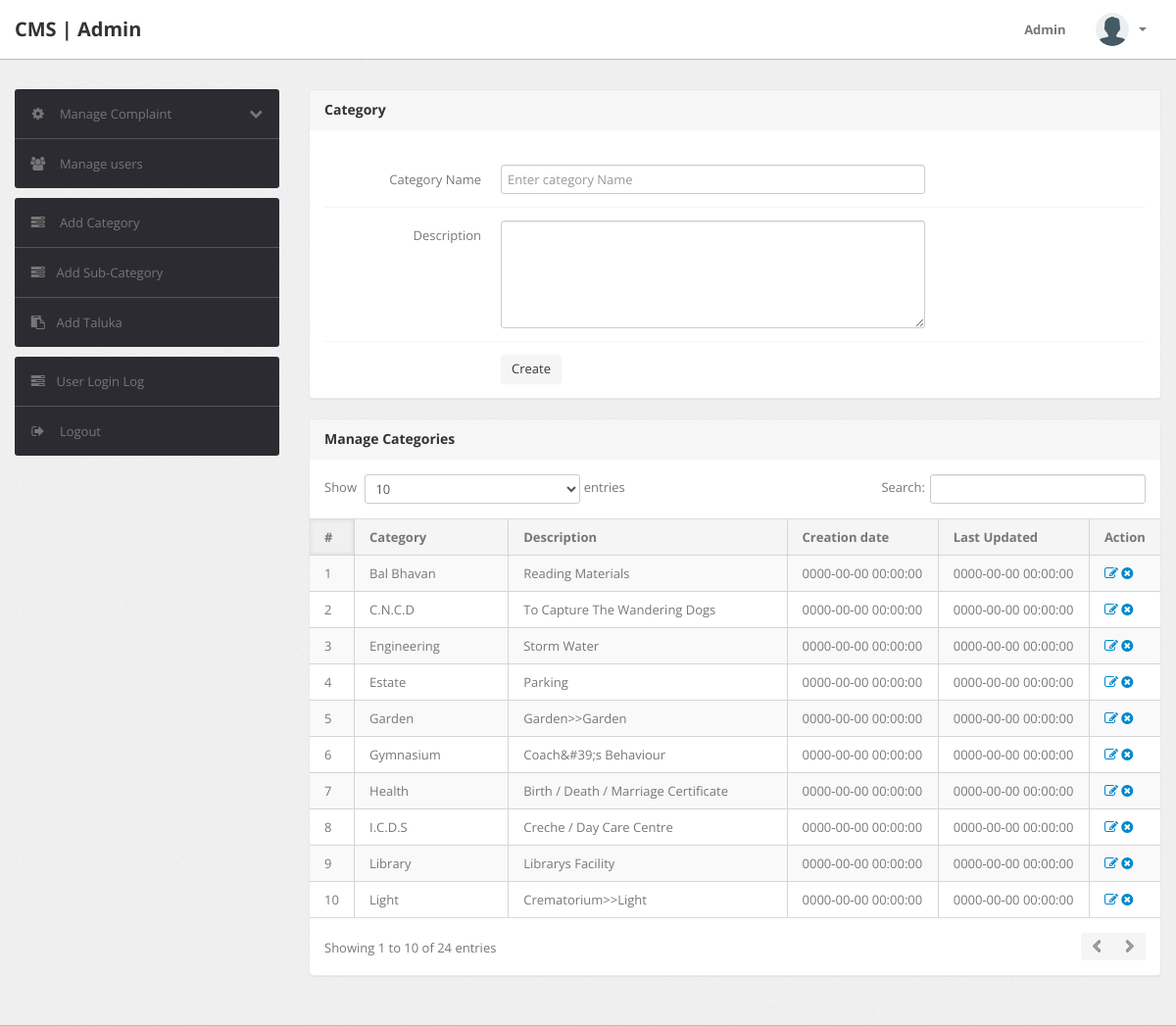
The app's page /admin/category.php (signed in) with its own data.
### tables this page shows
CREATE TABLE `category` (
  `id` int(11) NOT NULL,
  `categoryName` varchar(255) DEFAULT NULL,
  `categoryDescription` longtext DEFAULT NULL,
  `creationDate` timestamp NULL DEFAULT current_timestamp(),
  `updationDate` timestamp NULL DEFAULT NULL ON UPDATE current_timestamp()
);

### admin/category.php (the view, shortened to what this page needs)
<?php
include('include/config.php');
if (strlen($_SESSION['alogin']) == 0) {
	header('location:index.php');
} else {
	?>
	<!DOCTYPE html>
	<html lang="en">
	<head>
		<link type="text/css" href="bootstrap/css/bootstrap.min.css" rel="stylesheet">
		<link type="text/css" href="bootstrap/css/bootstrap-responsive.min.css" rel="stylesheet">
		<link type="text/css" href="css/theme.css" rel="stylesheet">
		<link type="text/css" href="images/icons/css/font-awesome.css" rel="stylesheet">
	</head>
	<body>
		<?php include('include/header.php'); ?>
		<div class="wrapper">
			<div class="container">
				<div class="row">
					<?php include('include/sidebar.php'); ?>
					<div class="span9">
						<div class="content">
							<div class="module">
								<div class="module-head">
									<h3>Category</h3>
								</div>
								<div class="module-body">
									<br />
									<form class="form-horizontal row-fluid" name="Category" method="post">
										<div class="control-group">
											<label class="control-label" for="basicinput">Category Name</label>
											<div class="controls">
												<input type="text" placeholder="Enter category Name" name="category"
													class="span8 tip" required>
											</div>
										</div>
										<div class="control-group">
											<label class="control-label" for="basicinput">Description</label>
											<div class="controls">
												<textarea class="span8" name="description" rows="5"></textarea>
											</div>
										</div>
										<div class="control-group">
											<div class="controls">
												<button type="submit" name="submit" class="btn">Create</button>
											</div>
										</div>
									</form>
								</div>
							</div>
							<div class="module">
								<div class="module-head">
									<h3>Manage Categories</h3>
								</div>
								<div class="module-body table">
									<table cellpadding="0" cellspacing="0" border="0"
										class="datatable-1 table table-bordered table-striped	 display" width="100%">
										<thead>
											<tr>
												<th>#</th>
												<th>Category</th>
												<th>Description</th>
												<th>Creation date</th>
												<th>Last Updated</th>
												<th>Action</th>
											</tr>
										</thead>
										<tbody>
											<?php $query = mysqli_query($con, "select * from category");
											$cnt = 1;
											while ($row = mysqli_fetch_array($query)) {
												?>
												<tr>
													<td>
														<?php echo htmlentities($cnt); ?>
													</td>
													<td>
														<?php echo htmlentities($row['categoryName']); ?>
													</td>
													<td>
														<?php echo htmlentities($row['categoryDescription']); ?>
													</td>
													<td>
														<?php echo htmlentities($row['creationDate']); ?>
													</td>
													<td>
														<?php echo htmlentities($row['updationDate']); ?>
													</td>
													<td>
														<a href="edit-category.php?id=<?php echo $row['id'] ?>"><i
																class="icon-edit"></i></a>
														<a href="category.php?id=<?php echo $row['id'] ?>&del=delete"
															onClick="return confirm('Are you sure you want to delete?')"><i
																class="icon-remove-sign"></i></a>
													</td>
												</tr>
												<?php $cnt = $cnt + 1;
											} ?>
									</table>
								</div>
							</div>
						</div>
					</div>
				</div>
			</div>
		</div>
	</body>
<?php } ?>

### admin/include/header.php (shortened to what this page needs)
<div class="navbar navbar-fixed-top">
		<div class="navbar-inner">
			<div class="container">
			  	<a class="brand" href="index.html">
			  		CMS | Admin
			  	</a>
				<div class="nav-collapse collapse navbar-inverse-collapse">
					<ul class="nav pull-right">
						<li><a href="#">
							Admin
						</a></li>
						<li class="nav-user dropdown">
							<a href="#" class="dropdown-toggle" data-toggle="dropdown">
								<img src="images/user.png" class="nav-avatar" />
								<b class="caret"></b>
							</a>
						</li>
					</ul>
				</div>
			</div>
		</div>
	</div>

### admin/include/sidebar.php (shortened to what this page needs)
<div class="span3">
	<div class="sidebar">
		<ul class="widget widget-menu unstyled">
			<li>
				<a class="collapsed" data-toggle="collapse" href="#togglePages">
					<i class="menu-icon icon-cog"></i>
					<i class="icon-chevron-down pull-right"></i><i class="icon-chevron-up pull-right"></i>
					Manage Complaint
				</a>
			</li>
			<li>
				<a href="manage-users.php">
					<i class="menu-icon icon-group"></i>
					Manage users
				</a>
			</li>
		</ul>
		<ul class="widget widget-menu unstyled">
			<li><a href="category.php"><i class="menu-icon icon-tasks"></i> Add Category </a></li>
			<li><a href="subcategory.php"><i class="menu-icon icon-tasks"></i>Add Sub-Category </a></li>
			<li><a href="state.php"><i class="menu-icon icon-paste"></i>Add Taluka</a></li>
		</ul>
		<ul class="widget widget-menu unstyled">
			<li><a href="user-logs.php"><i class="menu-icon icon-tasks"></i>User Login Log </a></li>
			<li>
				<a href="logout.php">
					<i class="menu-icon icon-signout"></i>
					Logout
				</a>
			</li>
		</ul>
	</div>
</div>

### records on screen
category: categoryName "Bal Bhavan", categoryDescription "Reading Materials", creationDate "0000-00-00 00:00:00", updationDate "0000-00-00 00:00:00"
category: categoryName "C.N.C.D", categoryDescription "To Capture The Wandering Dogs", creationDate "0000-00-00 00:00:00", updationDate "0000-00-00 00:00:00"
category: categoryName "Engineering", categoryDescription "Storm Water", creationDate "0000-00-00 00:00:00", updationDate "0000-00-00 00:00:00"
category: categoryName "Estate", categoryDescription "Parking", creationDate "0000-00-00 00:00:00", updationDate "0000-00-00 00:00:00"
category: categoryName "Garden", categoryDescription "Garden>>Garden", creationDate "0000-00-00 00:00:00", updationDate "0000-00-00 00:00:00"
category: categoryName "Gymnasium", categoryDescription "Coach&#39;s Behaviour", creationDate "0000-00-00 00:00:00", updationDate "0000-00-00 00:00:00"
category: categoryName "Health", categoryDescription "Birth / Death / Marriage Certificate", creationDate "0000-00-00 00:00:00", updationDate "0000-00-00 00:00:00"
category: categoryName "I.C.D.S", categoryDescription "Creche / Day Care Centre", creationDate "0000-00-00 00:00:00", updationDate "0000-00-00 00:00:00"
category: categoryName "Library", categoryDescription "Librarys Facility", creationDate "0000-00-00 00:00:00", updationDate "0000-00-00 00:00:00"
category: categoryName "Light", categoryDescription "Crematorium>>Light", creationDate "0000-00-00 00:00:00", updationDate "0000-00-00 00:00:00"
